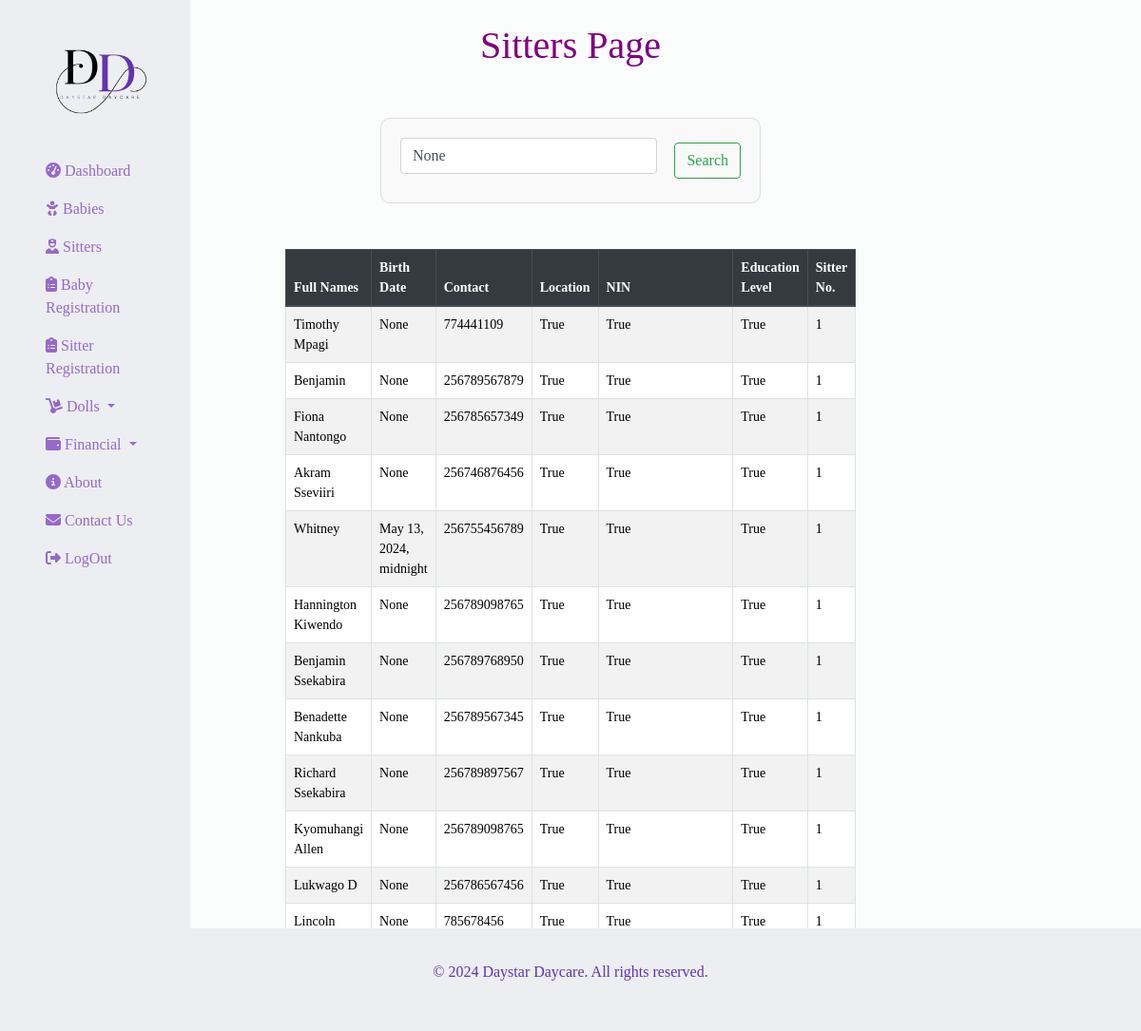
The app's page /sitters/, older data.
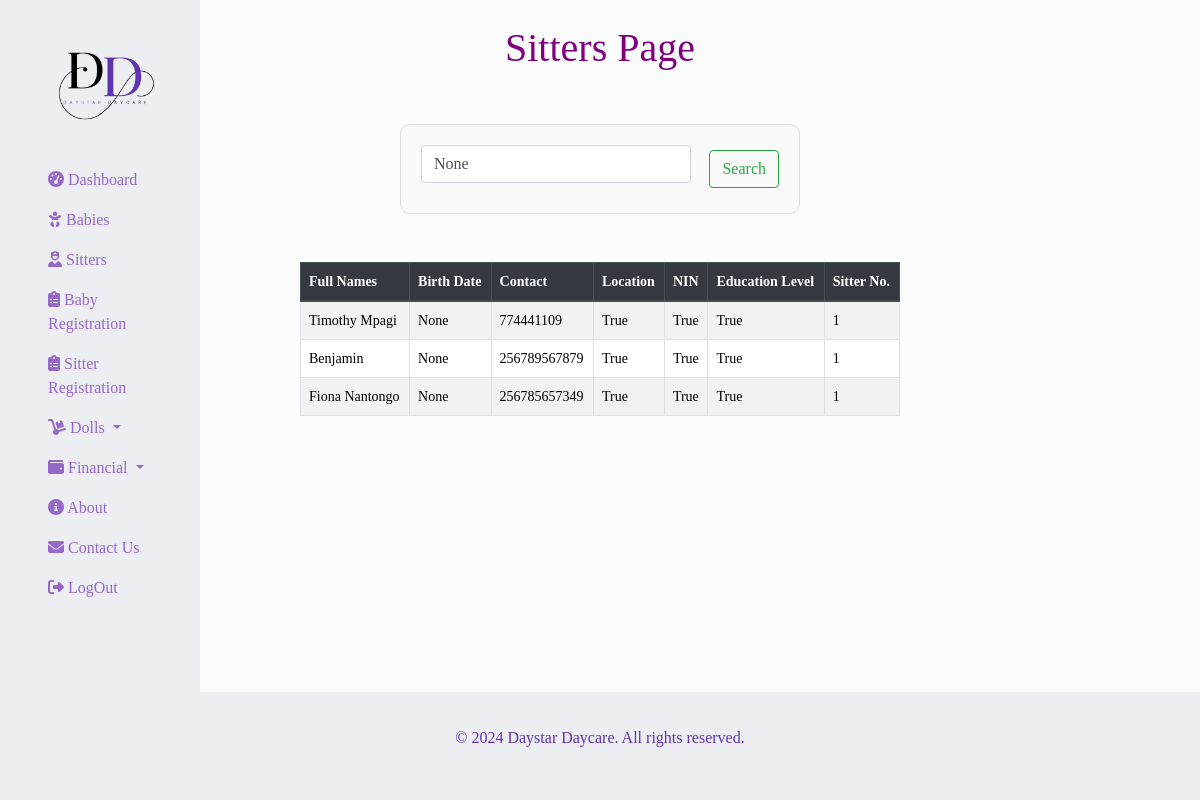
The same page, newer data.
### daystarApp/models.py (models this page shows, shortened)
class Sitter(models.Model):
    name = models.CharField(max_length=100, null=True, blank=True)
    date_of_birth = models.DateTimeField(null=True, blank=True)
    contact = models.IntegerField(null=True, blank=True)
    location = models.CharField(max_length=100, choices=(('Kabalagala','Kabalagala'), ('','')))
    next_of_kin = models.CharField(max_length=100,)
    contact = models.IntegerField(null=True, blank=True)
    nin = models.CharField(max_length=14)
    recommender_name = models.CharField(max_length=100)
    level_of_education = models.CharField(max_length=100, choices=(("Degree","Degree"), ("Diploma","Diploma"), ("UACE","UACE"), ("UCE","UCE")))
    sitter_number = models.IntegerField()
    category = models.CharField(max_length=8, choices=(("Full Day","Full Day"), ("Half Day","Half Day")))
    timeIn = models.DateField(null=True, blank=True)
    timeOut = models.DateField(null=True, blank=True)

### daystarApp/views.py (the view)
# urls.py: path('sitters/', views.sitters, name='sitters'),
def sitters(request):
    sitters = Sitter.objects.all()
    query = request.GET.get('query')
    results = []
    if query:
        results = Sitter.objects.filter(name__icontains=query)
    return render(request, 'daystarApp/sitters.html', {'sitters': sitters, 'results': results, 'query': query})

### daystarApp/templates/daystarApp/sitters.html (shortened to what this page needs)
{% extends 'base.html' %}
{% block content %}
  <center>
    <br>
    <h1 style="color: purple;">
        Sitters Page
      </h1>
      <br>
      <div class="search-container">
        <form class="form-inline my-2 my-lg-0" method="get" action="{% url 'sitters' %}">
           <input class="form-control mr-sm-2" type="text" placeholder="Search" value="{{ query }}" name="query">
            <button class="btn btn-outline-success my-2 my-sm-0" type="submit">Search</button>
        </form>
    </div>
      <br> <br>
      <div class="table-container">
    <table class="table mytable table-striped table-hover">
        <thead class="thead-dark">
            <tr>
                <th scope="col">Full Names</th>
                <th scope="col">Birth Date</th>
                <th scope="col">Contact</th>
                <th scope="col">Location</th>
                <th scope="col">NIN</th>
                <th scope="col">Education Level</th>
                <th scope="col">Sitter No.</th>
            </tr>
        </thead>
        <tbody>
            {% for sitter in sitters %}
            <tr onclick="window.location='{% url 'result_detail' sitter.id %}';" style="cursor: pointer;">
                <td><a style="text-decoration: none; color:
                    rgb(0, 0, 0) !important;" href="{% url 'result_detail' sitter.id %}">{{ sitter.name }}</a></td>
                <td>{{ sitter.date_of_birth }}</td>
                <td>{{ sitter.contact }}</td>
                <td>{{ sitter.location }}</td>
                <td>{{ sitter.nin }}</td>
                <td>{{ sitter.level_of_education }}</td>
                <td>{{ sitter.sitter_number }}</td>
            </tr>
            {% endfor %}
        </tbody>
    </table>
</div>
  </center>
{% endblock %}

### daystarApp/templates/base.html (shortened to what this page needs)
<!DOCTYPE html>
{% load  static %}
<html lang="en">
<head>
    <link rel="stylesheet" href="{% static 'css/navbar.css' %}">
    <link href="https://cdn.jsdelivr.net/npm/bootstrap@5.3.3/dist/css/bootstrap.min.css" rel="stylesheet">
    <link rel="stylesheet" href="https://cdnjs.cloudflare.com/ajax/libs/font-awesome/5.15.4/css/all.min.css">
    <link rel="stylesheet" href="https://cdnjs.cloudflare.com/ajax/libs/font-awesome/6.0.0-beta3/css/all.min.css">
    <link rel="stylesheet" href="https://stackpath.bootstrapcdn.com/bootstrap/4.5.2/css/bootstrap.min.css">
</head>
<body>
  <nav>
    <div class="logo">
        <img src="{% static 'images/logos/logo1.png' %}" alt="">
    </div>
    <ul>
        <li><a href="{% url 'home' %}"><i class="fas fa-tachometer-alt"></i> Dashboard</a></li>
        <li><a href="{% url 'baby' %}"><i class="fas fa-baby"></i> Babies</a></li>
        <li><a href="{% url 'sitters' %}"><i class="fas fa-user-nurse"></i> Sitters</a></li>
        <li><a href="{% url 'baby_registration' %}"><i class="fas fa-clipboard-list"></i> Baby Registration</a></li>
        <li><a href="{% url 'sitter_registration' %}"><i class="fas fa-clipboard-list"></i> Sitter Registration</a></li>
        <li>
            <div class="dropdown">
                <a href="" class="dropdown-toggle" data-bs-toggle="dropdown" aria-expanded="false" style="text-decoration: none; color: #A7ADBD;">
                    <i class="fas fa-dolly"></i> Dolls
                </a>
            </div>
        </li>
        <li>
            <div class="dropdown">
                <a href="" class="dropdown-toggle" data-bs-toggle="dropdown" aria-expanded="false" style="text-decoration: none;">
                    <i class="fas fa-wallet"></i> Financial
                </a>
            </div>
        </li>
        <li><a href="{% url 'about' %}"><i class="fas fa-info-circle"></i> About</a></li>
        <li><a href="{% url 'contact' %}"><i class="fas fa-envelope"></i> Contact Us</a></li>
        <li><a href="{% url 'logout' %}"><i class="fas fa-sign-out-alt"></i> LogOut</a></li>
    </ul>
</nav>
    {% block content %}
    {% endblock %}
    <footer>
      <br>
      <p>&copy; 2024 Daystar Daycare. All rights reserved.</p>
      <br>
      </footer>
</body>
</html>

### daystarApp/static/css/navbar.css (style rules this page uses)
* { list-style-type: none; margin: 0; padding: 0; }
body { background-color: #edeef22b !important; color: white !important; font-family: Netflix Sans !important; }
li a { display: block; width: 150px; color: #9669C9 !important; text-decoration: none !important; transition: all 0.5s ease !important; }
ul { list-style-type: none; margin: 0; padding: 0; width: 60px; }
ul { list-style-type: none; margin: 0; padding: 0; width: 200px; background-color: #EDEEF2; }
li a { display: block; color: #A7ADBD; padding: 8px 16px; text-decoration: none; }
nav { top: 0; height: 100%; position: fixed; background-color: #EDEEF2; }
footer { background-color: #EDEEF2; padding: 10px; text-align: center; color: #6233AF; bottom: 0; width: 100%; position: fixed; }
.logo img { width: 150px !important; height: 150px !important; margin-top: 10px; margin-left: 30px; }

### daystarApp/templates/daystarApp/sitters.html (style rules this page uses)
.search-container { max-width: 400px; width: 100%; padding: 20px; border: 1px solid #ddd; border-radius: 10px; background-color: #f9f9f9; margin-top: 20px; }
.form-inline { display: flex; align-items: center; }
.form-inline .form-control { flex: 1; max-width: 300px; margin-bottom: 10px; }
.form-inline .btn { max-width: 150px; margin-left: 10px; }
.table-container { margin: 0 auto; max-width: 600px; }
.mytable { width: 100%; border-collapse: collapse; }
.mytable th, .mytable td { padding: 8px; text-align: left; font-size: 14px; }
.mytable th { background-color: #343a40; color: #ffffff; }
.mytable tbody tr { background-color: #f8f9fa; }
.mytable tbody tr:nth-child(even) { background-color: #e9ecef; }
.mytable th, .mytable td { border: 1px solid #dee2e6; }

Row changes from the older to the newer data that the page shows:
removed Sitter: name "Akram Sseviiri", date_of_birth "None", contact "256746876456", location "True", nin "True", level_of_education "True", sitter_number "1"
removed Sitter: name "Whitney", date_of_birth "May 13, 2024, midnight", contact "256755456789", location "True", nin "True", level_of_education "True", sitter_number "1"
removed Sitter: name "Hannington Kiwendo", date_of_birth "None", contact "256789098765", location "True", nin "True", level_of_education "True", sitter_number "1"
removed Sitter: name "Benjamin Ssekabira", date_of_birth "None", contact "256789768950", location "True", nin "True", level_of_education "True", sitter_number "1"
removed Sitter: name "Benadette Nankuba", date_of_birth "None", contact "256789567345", location "True", nin "True", level_of_education "True", sitter_number "1"
removed Sitter: name "Richard Ssekabira", date_of_birth "None", contact "256789897567", location "True", nin "True", level_of_education "True", sitter_number "1"
removed Sitter: name "Kyomuhangi Allen", date_of_birth "None", contact "256789098765", location "True", nin "True", level_of_education "True", sitter_number "1"
removed Sitter: name "Lukwago D", date_of_birth "None", contact "256786567456", location "True", nin "True", level_of_education "True", sitter_number "1"
removed Sitter: name "Lincoln", date_of_birth "None", contact "785678456", location "True", nin "True", level_of_education "True", sitter_number "1"
